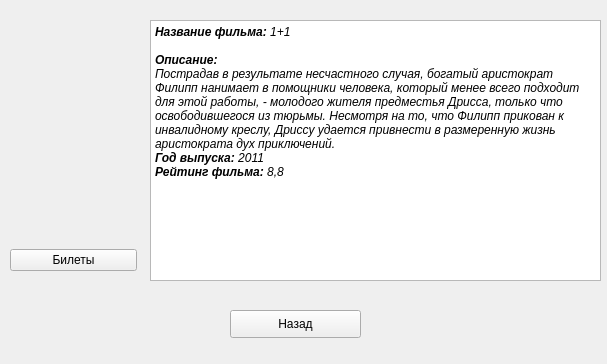
<?xml version="1.0" encoding="UTF-8"?>
<ui version="4.0">
 <class>One</class>
 <widget class="QWidget" name="One">
  <property name="geometry">
   <rect>
    <x>0</x>
    <y>0</y>
    <width>607</width>
    <height>364</height>
   </rect>
  </property>
  <property name="windowTitle">
   <string>1+1</string>
  </property>
  <property name="windowIcon">
   <iconset resource="resource.qrc">
    <normaloff>:/rec/img/afisha.png</normaloff>:/rec/img/afisha.png</iconset>
  </property>
  <widget class="QPushButton" name="pushButton">
   <property name="geometry">
    <rect>
     <x>230</x>
     <y>310</y>
     <width>131</width>
     <height>28</height>
    </rect>
   </property>
   <property name="text">
    <string>Назад</string>
   </property>
  </widget>
  <widget class="QTextEdit" name="textEdit">
   <property name="geometry">
    <rect>
     <x>150</x>
     <y>20</y>
     <width>451</width>
     <height>261</height>
    </rect>
   </property>
   <property name="readOnly">
    <bool>true</bool>
   </property>
   <property name="html">
    <string>&lt;!DOCTYPE HTML PUBLIC &quot;-//W3C//DTD HTML 4.0//EN&quot; &quot;http://www.w3.org/TR/REC-html40/strict.dtd&quot;&gt;
&lt;html&gt;&lt;head&gt;&lt;meta name=&quot;qrichtext&quot; content=&quot;1&quot; /&gt;&lt;style type=&quot;text/css&quot;&gt;
p, li { white-space: pre-wrap; }
&lt;/style&gt;&lt;/head&gt;&lt;body style=&quot; font-family:'MS Shell Dlg 2'; font-size:7.8pt; font-weight:400; font-style:normal;&quot;&gt;
&lt;p style=&quot; margin-top:0px; margin-bottom:0px; margin-left:0px; margin-right:0px; -qt-block-indent:0; text-indent:0px;&quot;&gt;&lt;span style=&quot; font-size:9pt; font-weight:600; font-style:italic;&quot;&gt;Название фильма: &lt;/span&gt;&lt;span style=&quot; font-size:9pt; font-style:italic;&quot;&gt;1+1&lt;/span&gt;&lt;/p&gt;
&lt;p style=&quot;-qt-paragraph-type:empty; margin-top:0px; margin-bottom:0px; margin-left:0px; margin-right:0px; -qt-block-indent:0; text-indent:0px; font-size:9pt; font-style:italic;&quot;&gt;&lt;br /&gt;&lt;/p&gt;
&lt;p style=&quot; margin-top:0px; margin-bottom:0px; margin-left:0px; margin-right:0px; -qt-block-indent:0; text-indent:0px;&quot;&gt;&lt;span style=&quot; font-size:9pt; font-weight:600; font-style:italic;&quot;&gt;Описание:&lt;/span&gt;&lt;/p&gt;
&lt;p style=&quot; margin-top:0px; margin-bottom:0px; margin-left:0px; margin-right:0px; -qt-block-indent:0; text-indent:0px;&quot;&gt;&lt;span style=&quot; font-size:9pt; font-style:italic;&quot;&gt;Пострадав в результате несчастного случая, богатый аристократ Филипп нанимает в помощники человека, который менее всего подходит для этой работы, - молодого жителя предместья Дрисса, только что освободившегося из тюрьмы. Несмотря на то, что Филипп прикован к инвалидному креслу, Дриссу удается привнести в размеренную жизнь аристократа дух приключений.&lt;/span&gt;&lt;/p&gt;
&lt;p style=&quot; margin-top:0px; margin-bottom:0px; margin-left:0px; margin-right:0px; -qt-block-indent:0; text-indent:0px;&quot;&gt;&lt;span style=&quot; font-size:9pt; font-weight:600; font-style:italic;&quot;&gt;Год выпуска: &lt;/span&gt;&lt;span style=&quot; font-size:9pt; font-style:italic;&quot;&gt;2011&lt;/span&gt;&lt;/p&gt;
&lt;p style=&quot; margin-top:0px; margin-bottom:0px; margin-left:0px; margin-right:0px; -qt-block-indent:0; text-indent:0px;&quot;&gt;&lt;span style=&quot; font-size:9pt; font-weight:600; font-style:italic;&quot;&gt;Рейтинг фильма:&lt;/span&gt;&lt;span style=&quot; font-size:9pt; font-style:italic;&quot;&gt; 8,8&lt;/span&gt;&lt;/p&gt;&lt;/body&gt;&lt;/html&gt;</string>
   </property>
  </widget>
  <widget class="QWidget" name="">
   <property name="geometry">
    <rect>
     <x>10</x>
     <y>20</y>
     <width>127</width>
     <height>251</height>
    </rect>
   </property>
   <layout class="QVBoxLayout" name="verticalLayout">
    <item>
     <widget class="QLabel" name="label">
      <property name="text">
       <string/>
      </property>
      <property name="pixmap">
       <pixmap>../11.jpg</pixmap>
      </property>
     </widget>
    </item>
    <item>
     <widget class="QPushButton" name="pushButton_tickets">
      <property name="text">
       <string>Билеты</string>
      </property>
     </widget>
    </item>
   </layout>
  </widget>
 </widget>
 <resources>
  <include location="resource.qrc"/>
 </resources>
 <connections/>
</ui>
